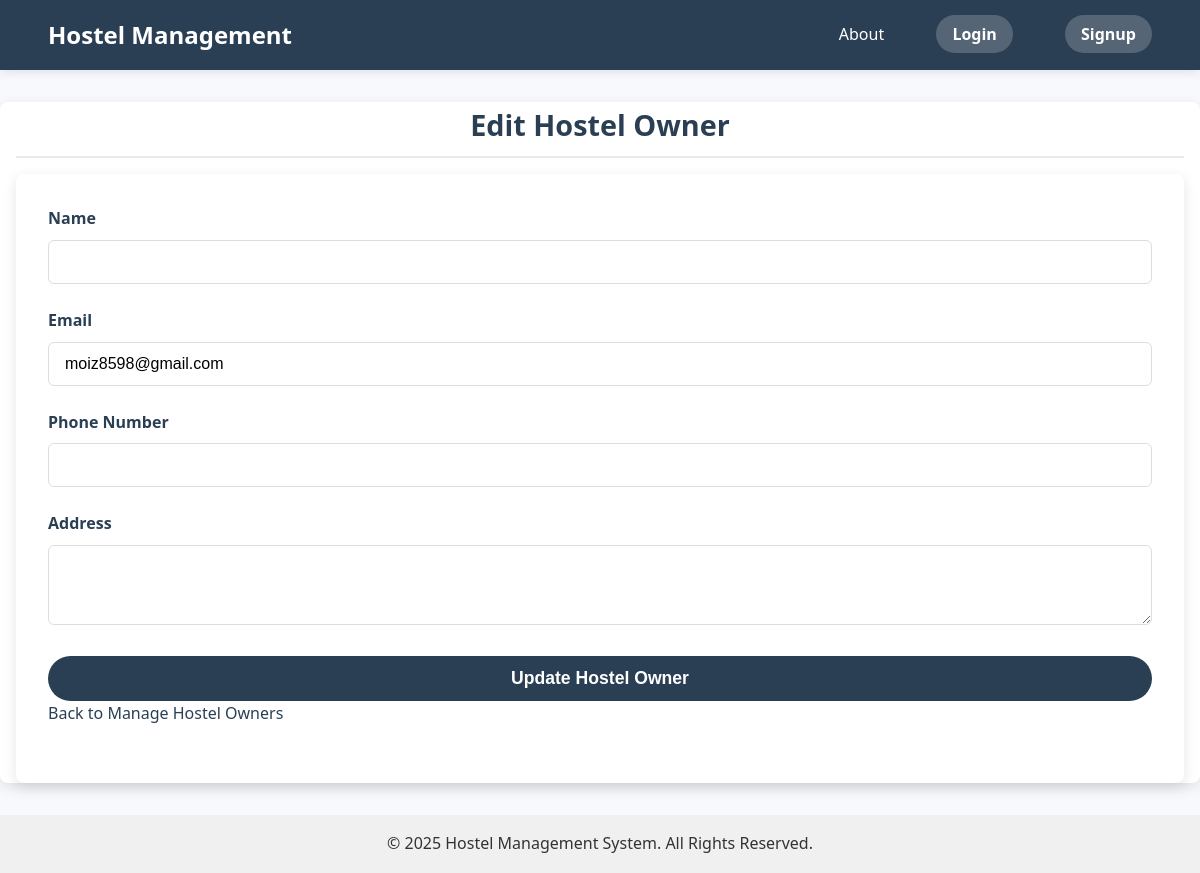
The app's page /edit_hostel_owner/8/, older data.
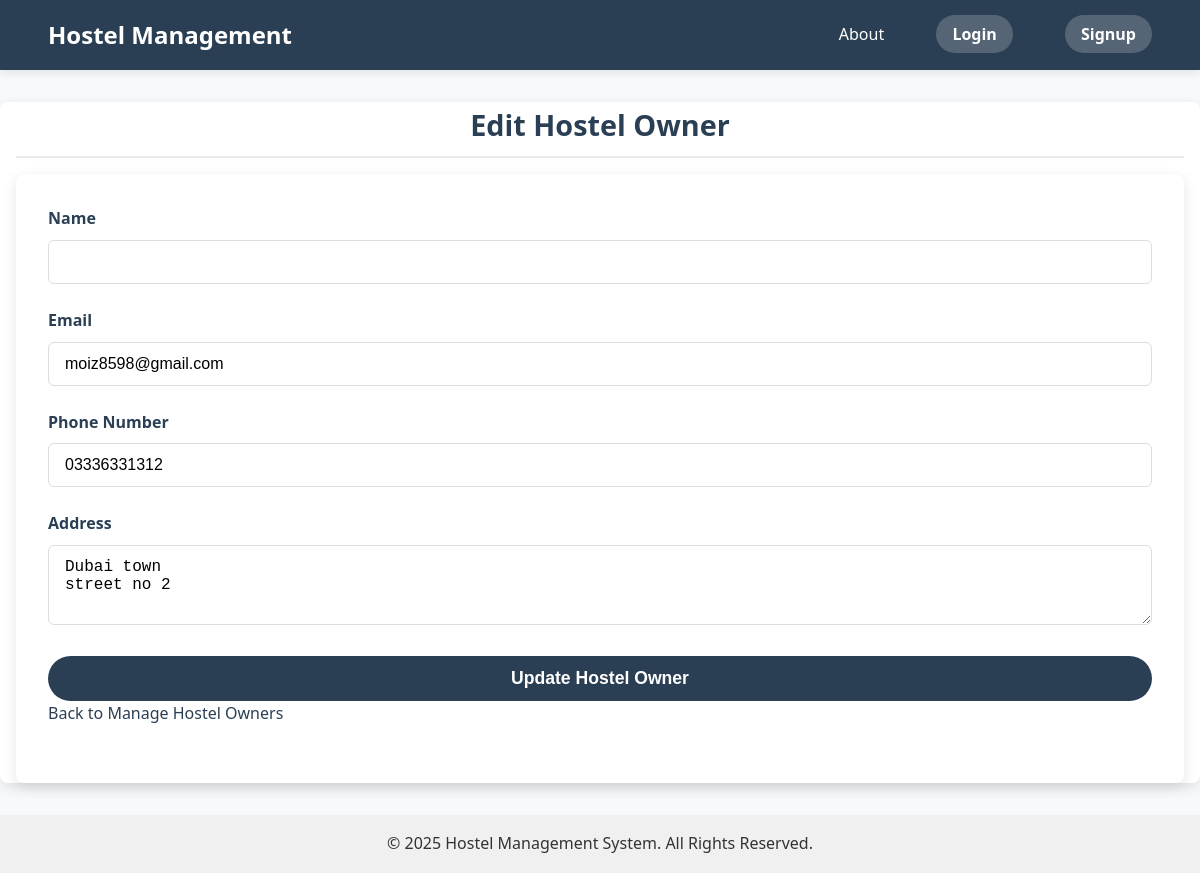
The same page, newer data.
### members/models.py (models this page shows, shortened)
class HostelOwner(AbstractUser):
    name = models.CharField(max_length=100, blank=True)
    phone_number = models.CharField(max_length=15)
    address = models.TextField()
    is_active = models.BooleanField(default=True)
    created_at = models.DateTimeField(auto_now_add=True)
    updated_at = models.DateTimeField(auto_now=True)
    groups = models.ManyToManyField(
        Group,
        related_name='hostelowner_set',
        blank=True,
        help_text='The groups this user belongs to.',
        verbose_name='groups',
    )
    user_permissions = models.ManyToManyField(
        Permission,
        related_name='hostelowner_set',
        blank=True,
        help_text='Specific permissions for this user.',
        verbose_name='user permissions',
    )

### members/views.py (the view, shortened to what this page needs)
# urls.py: path('edit_hostel_owner/<int:owner_id>/', edit_hostel_owner, name='edit_hostel_owner'),
def edit_hostel_owner(request, owner_id):
    owner = get_object_or_404(HostelOwner, pk=owner_id)
    context = {
        'owner': owner,
    }
    return render(request, 'edit_hostel_owner.html', context)

### members/templates/edit_hostel_owner.html (shortened to what this page needs)
{% extends 'base.html' %}
{% block content %}
<h2>Edit Hostel Owner</h2>
<form method="POST" action="{% url 'edit_hostel_owner' owner.id %}">
    <div class="form-group">
        <label for="ownerName">Name</label>
        <input type="text" id="ownerName" name="name" value="{{ owner.name }}" required>
    </div>
    <div class="form-group">
        <label for="ownerEmail">Email</label>
        <input type="email" id="ownerEmail" name="email" value="{{ owner.email }}" required>
    </div>
    <div class="form-group">
        <label for="ownerPhone">Phone Number</label>
        <input type="text" id="ownerPhone" name="phone_number" value="{{ owner.phone_number }}" required>
    </div>
    <div class="form-group">
        <label for="ownerAddress">Address</label>
        <textarea id="ownerAddress" name="address" rows="3" required>{{ owner.address }}</textarea>
    </div>
    <div class="form-actions">
        <button type="submit" class="btn">Update Hostel Owner</button>
        <a href="{% url 'manage_hostel_owners' %}" class="btn btn-secondary">Back to Manage Hostel Owners</a>
    </div>
</form>
{% endblock %}

Row changes from the older to the newer data that the page shows:
changed HostelOwner "moiz8598@gmail.com": phone_number (not shown) → "03336331312"; address (not shown) → "Dubai town street no 2"
